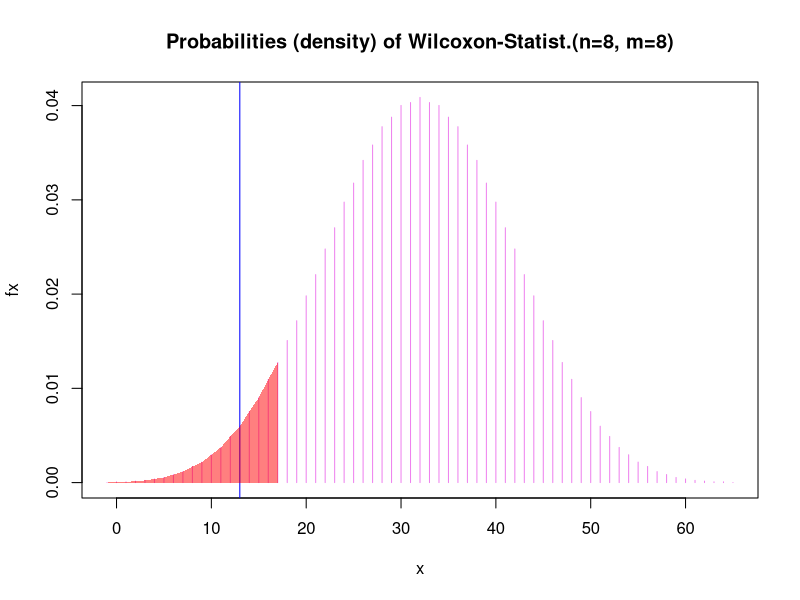
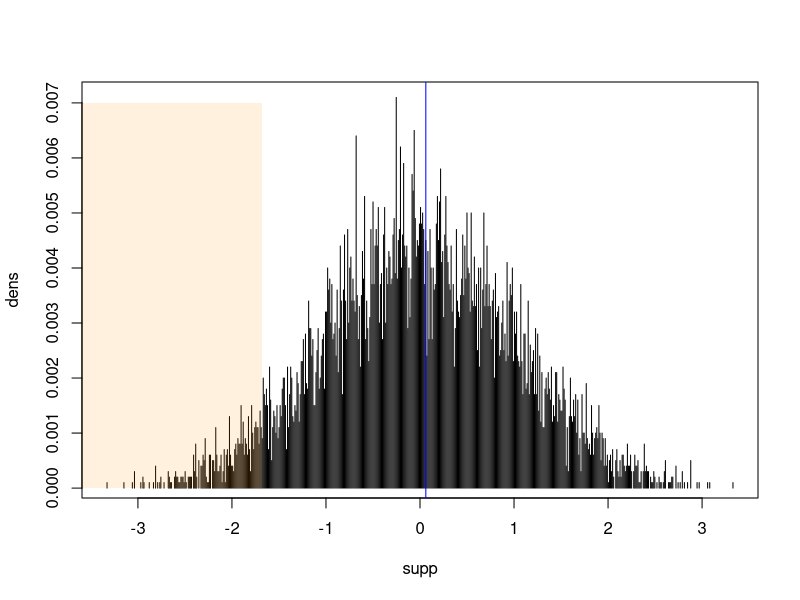

Source code (R) for these figures, in order:
## ---- chunk 1
install.packages("coin")
library(coin)
## ---- chunk 2
A <- c(117.1, 121.3, 127.8, 121.9, 117.4, 124.5, 119.5, 115.1)
B <- c(123.5, 125.3, 126.5, 127.9, 122.1, 125.6, 129.8, 117.2)
#A <- c(117.1, 121.3, 127.8)
#B <- c(123.5, 125.3, 126.5)
dat <- data.frame(weight = c(A,B), 
                  company = rep(c("A","B"), each=8))
dat$company <- factor(dat$company)
## ---- chunk 3
wilcox.test(weight ~ company, data = dat, exact = FALSE)
## ---- chunk 4
x <- -1: (8*8 + 1)
fx <- dwilcox(x, 8, 8)
thresholdValue <- 0.05
ix <- which(cumsum(fx) <= thresholdValue)
tx <- ix[length(ix)]

plot(x, fx, type = "h", col = "violet",
     main =  "Probabilities (density) of Wilcoxon-Statist.(n=8, m=8)") + abline(v=13, col="blue")+ polygon(c(x[x <= tx], tx, tx), c(fx[x <= tx], 0, 0), col=rgb(1, 0, 0,0.5), border=NA) 

layout(1) # set back
## ---- chunk 5
at <- oneway_test(weight ~ company, data = dat, distribution= approximate(nresample = 10000))
pvalue(at)

supp <- support(at)
dens <- dperm(at, x=supp)
thresholdValue <- 0.05
ix <- which(cumsum(dens) <= thresholdValue)
tx <- supp[length(ix)]

## Plotting the density
plot(supp, dens, type="h")+ abline(v=pvalue(at), col="blue")+ 
polygon(x=c(-4,-4,tx,tx), y=c(0,0.007,0.007,0), col="#FF990022", border=F)
